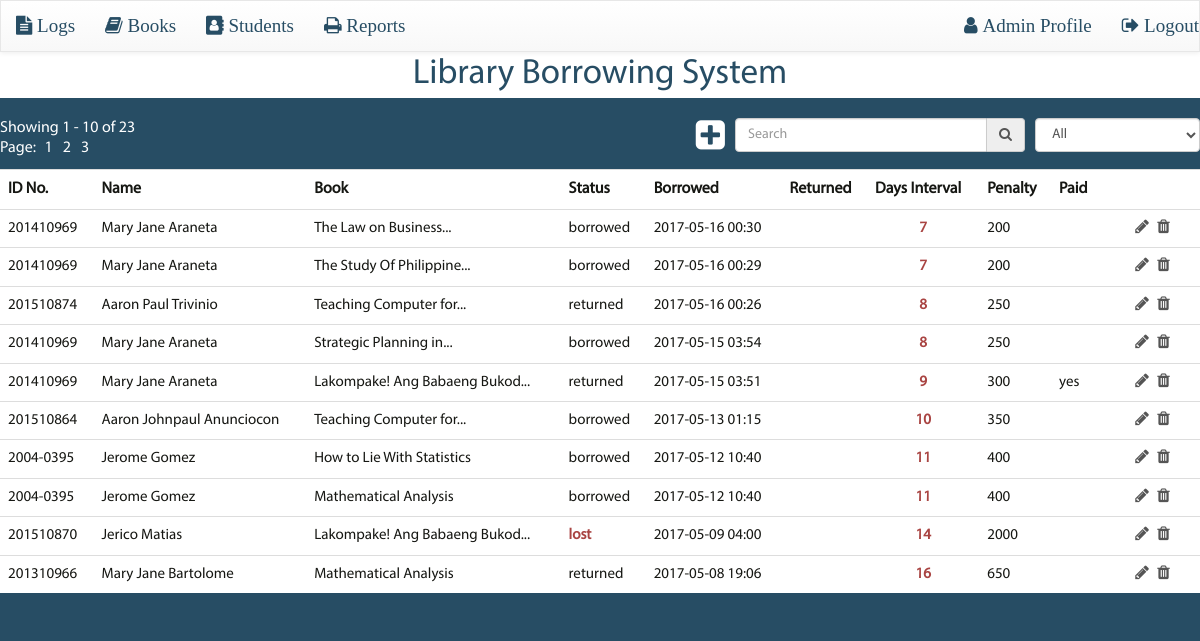
The page / (signed in) on the database its author committed.
### tables this page shows
CREATE TABLE `logs` (
  `log_id` int(6) unsigned NOT NULL AUTO_INCREMENT,
  `book_id` int(6) NOT NULL,
  `student_id` int(6) NOT NULL,
  `borrowed_datetime` datetime DEFAULT NULL,
  `returned_datetime` datetime DEFAULT NULL,
  `status` varchar(50) DEFAULT 'borrowed',
  `paid` varchar(3) DEFAULT NULL,
  PRIMARY KEY (`log_id`)
);

CREATE TABLE `students` (
  `student_id` int(6) unsigned NOT NULL AUTO_INCREMENT,
  `id_no` varchar(20) DEFAULT NULL,
  `fname` varchar(100) NOT NULL,
  `mname` varchar(100) DEFAULT NULL,
  `lname` varchar(100) NOT NULL,
  `course` varchar(50) DEFAULT NULL,
  PRIMARY KEY (`student_id`),
  UNIQUE KEY `unique_id_no` (`id_no`)
);

CREATE TABLE `books` (
  `book_id` int(6) unsigned NOT NULL AUTO_INCREMENT,
  `isbn` varchar(20) DEFAULT NULL,
  `title` varchar(255) NOT NULL,
  `author` varchar(100) DEFAULT NULL,
  `genre` varchar(20) DEFAULT NULL,
  `year` int(4) DEFAULT NULL,
  `price` decimal(10,0) DEFAULT NULL,
  `qty` int(6) unsigned DEFAULT NULL,
  PRIMARY KEY (`book_id`),
  UNIQUE KEY `unique_isbn` (`isbn`)
);

### config.inc.php (called while the page is built, shortened)
<?php
$isSecure = false;
$request_protocol = $isSecure ? 'https' : 'http';
$protocol = $request_protocol.'://';
$server_name = $_SERVER['SERVER_NAME'];
$php_self = $_SERVER['PHP_SELF'];
$dirnamephpself = str_replace('\\','',dirname($php_self));
$site_url = $protocol.$server_name.$dirnamephpself;
$site_url = rtrim($site_url, '/\\');
$title_length_limit = 30;
$ppd = 50;
$pod = 4;
?>

### functions.inc.php (called while the page is built, shortened)
<?php
function verify_session() {
    if (isset($_SESSION['logged_in'])) {
        $user_role = $_SESSION['user_role'];
        if ($user_role == 'admin') {
            $admin = true;
        }
        elseif ($user_role == 'student') {
            $student = true;
        }
    }
    else {
        header('location: login.php');
        die();
    }
}
function format_display_date($log_date) {
    $date_time = $log_date;
    $split_date_time = explode(' ', $date_time);
    $date = $split_date_time[0];
    $time = $split_date_time[1];
    $split_time = explode(':', $time);
    $time_h = $split_time[0];
    $time_m = $split_time[1];
    $formatted_time = $time_h.':'.$time_m;
    $formatted_date_time = $date.' '.$formatted_time;
    return $formatted_date_time;
}
function format_date_ymd($log_date) {
    $date_time = $log_date;
    $split_date_time = explode(' ', $date_time);
    $date = $split_date_time[0];
    return $date;
}
function get_days_interval($borrowed_datetime, $returned_datetime, $status) {
    $start_date = format_date_ymd($borrowed_datetime);
    $start_date = new DateTime($start_date);
    $end_date = date('Y-m-d');
    if ($status == 'returned') {
        $end_date = format_date_ymd($returned_datetime);
    }
    $end_date = new DateTime($end_date);
    $interval = new DateInterval("P1D");
    $dates = new DatePeriod($start_date, $interval, $end_date);
    $days = 0;
    foreach($dates as $date) {
        $days = $days + 1;
    }
    return $days;
}
?>

### includes/index-rows-default.inc.php (the view, shortened to what this page needs)
<?php
foreach($rows_limit_logs as $row):
    $log_id = $row['log_id'];
    $id_no = $row['id_no'];
    $fname = $row['fname'];
    $lname = $row['lname'];
    $name = $fname.' '.$lname;
    $title = $row['title'];
    $price = $row['price'];
    $borrowed_datetime = $row['borrowed_datetime'];
    $returned_datetime = $row['returned_datetime'];
    $status = $row['status'];
    $paid = $row['paid'];
    $days = get_days_interval($borrowed_datetime, $returned_datetime, $status);
    $penalty = ($ppd*$days) - ($ppd*($pod-1));
    if ($status == 'lost') {
        $penalty = $price;
    }
?>
    <tr id="log-id-<?php echo $log_id; ?>" class="log-row">
        <td class="row-col-data"><span class="id-no"><?php echo $id_no; ?></span></td>
        <td><span class="name"><?php echo $name; ?></span></td>
        <td title="<?php echo $title; ?>">
            <span class="title">
                <?php
                if (strlen($title) > $title_length_limit) {
                    $shortened_title = substr($title, 0, strrpos(substr($title, 0, $title_length_limit), ' ')) . '...';
                    echo $shortened_title;
                }
                else {
                    echo $title;
                }
                ?>
            </span>
        </td>
        <td>
            <div class="log-status row-col-data">
                <?php
                if ($status == 'lost') {
                    echo '<span class="text-danger" style="font-weight:bold;">'.$status.'</span>';
                }
                else {
                    echo $status;
                }
                ?>
            </div>
        </td>
        <td>
            <span class="borrowed-datetime row-col-data"><?php echo format_display_date($borrowed_datetime); ?></span>
        </td>
        <td>
        </td>
        <td class="col-days-interval">
            <div class="days-interval row-col-data">
                <?php
                if ($days >= $pod) {
                    echo '<span class="text-danger" style="font-weight: bold;">'.$days.'</span>';
                }
                else {
                    echo $days;
                }
                ?>
            </div>
        </td>
        <td class="col-penalty">
            <?php
            if ($penalty > 0) {
                echo $penalty;
            }
            ?>
        </td>
        <td>
            <span class="paid row-col-data"><?php echo $paid; ?></span>
        </td>
        <td class="action">
            <a class="fa fa-pencil edit-log" href="#"></a>
            <a class="fa fa-trash delete-log" href="#"></a>
        </td>
    </tr>
<?php endforeach; ?>

### index.php (shortened to what this page needs)
<?php
require_once('config.inc.php');
require_once('functions.inc.php');
$pdo = connect();
$offset = 0;
$count = 10;
$search = '';
$status = '';
$overdue = false;
try {
    $query_logs = "SELECT * FROM
                   logs INNER JOIN books ON
                   logs.book_id = books.book_id
                   INNER JOIN students ON
                   logs.student_id = students.student_id
                   WHERE
                   (
                   id_no LIKE :id_no OR
                   title LIKE :title OR
                   fname LIKE :fname OR
                   lname LIKE :lname OR
                   borrowed_datetime LIKE :borrowed_datetime OR
                   returned_datetime like :returned_datetime
                   )
                   AND status LIKE :status
                   ORDER BY
                   borrowed_datetime DESC, returned_datetime DESC, lname ASC, fname ASC, title ASC";
    $logs = $pdo->prepare($query_logs);
    $logs->bindValue(':id_no', "%$search%", PDO::PARAM_STR);
    $logs->bindValue(':title', "%$search%", PDO::PARAM_STR);
    $logs->bindValue(':fname', "%$search%", PDO::PARAM_STR);
    $logs->bindValue(':lname', "%$search%", PDO::PARAM_STR);
    $logs->bindValue(':borrowed_datetime', "%$search%", PDO::PARAM_STR);
    $logs->bindValue(':returned_datetime', "%$search%", PDO::PARAM_STR);
    $logs->bindValue(':status', "%$status%", PDO::PARAM_STR);
    $query_limit_logs = "SELECT * FROM
                         logs INNER JOIN books ON
                         logs.book_id = books.book_id
                         INNER JOIN students ON
                         logs.student_id = students.student_id
                         WHERE
                         (
                         id_no LIKE :id_no OR
                         title LIKE :title OR
                         fname LIKE :fname OR
                         lname LIKE :lname OR
                         borrowed_datetime LIKE :borrowed_datetime OR
                         returned_datetime like :returned_datetime
                         )
                         AND status LIKE :status
                         ORDER BY
                         borrowed_datetime DESC, returned_datetime DESC, lname ASC, fname ASC, title ASC
                         LIMIT :offset, :count";
    $limit_logs = $pdo->prepare($query_limit_logs);
    $limit_logs->bindValue(':id_no', "%$search%", PDO::PARAM_STR);
    $limit_logs->bindValue(':title', "%$search%", PDO::PARAM_STR);
    $limit_logs->bindValue(':fname', "%$search%", PDO::PARAM_STR);
    $limit_logs->bindValue(':lname', "%$search%", PDO::PARAM_STR);
    $limit_logs->bindValue(':borrowed_datetime', "%$search%", PDO::PARAM_STR);
    $limit_logs->bindValue(':returned_datetime', "%$search%", PDO::PARAM_STR);
    $limit_logs->bindValue(':status', "%$status%", PDO::PARAM_STR);
    $limit_logs->bindValue(':offset', $offset, PDO::PARAM_INT);
    $limit_logs->bindValue(':count', $count, PDO::PARAM_INT);
    $logs->execute();
    $num_logs = $logs->rowCount();
    $limit_logs->execute();
    $rows_limit_logs = $limit_logs->fetchAll(PDO::FETCH_ASSOC);
    $total_pages = ceil($num_logs / $count);
}
catch(PDOException $e) {
    echo 'PDOException: '.$e->getMessage();
}
?>
<!DOCTYPE html>
<html lang="en">
<head>
    <?php require_once('styles.inc.php'); ?>
</head>
<body id="page-logs" class="user-role-<?php echo $user_role; ?>">
    <?php include_once('header.inc.php'); ?>
    <div id="container">
        <div class="wrap">
            <div id="table-head-bar">
                <div class="pagination">
                    <?php
                    $low_offset = $offset + 1;
                    $high_offset = $offset + $count;
                    if ($num_logs >= 1) {
                        echo 'Showing '.$low_offset.' - '.$high_offset.' of '.$num_logs.'<br>';
                        echo 'Page: ';
                        for ($i=1; $i<=$total_pages; $i++) {
                            echo '<a href="'.$php_self.'?search='.$search.'&page='.$i.'">'.$i.'</a>';
                        }
                    }
                    ?>
                </div>
                <div id="search-wrap">
                    <a class="fa fa-plus-square add-log" href="add-log.php"></a>
                    <form id="search-form" action="<?php echo $php_self; ?>" method="get">
                        <div class="input-group">
                            <input type="text" class="form-control" id="search" name="search" placeholder="Search" <?php if (isset($_REQUEST['search'])) { echo 'value="'.$search.'"'; } ?>>
                            <div class="input-group-addon"><i class="fa fa-search"></i></div>
                        </div>
                    </form>
                    <select id="filter-status" class="form-control">
                        <option value="" <?php if($status == '') { echo 'selected'; } ?>>All</option>
                    </select>
                </div>
            </div>
            <div id="logs-wrap" class="table-responsive">
                <table id="logs" class="table table-hover">
                    <tr>
                        <th>ID No.</th>
                        <th>Name</th>
                        <th>Book</th>
                        <th>Status</th>
                        <th>Borrowed</th>
                        <th>Returned</th>
                        <th>Days Interval</th>
                        <th>Penalty</th>
                        <th>Paid</th>
                        <th>&nbsp;</th>
                    </tr>
                    <?php
                    if ($overdue) {
                        include('includes/index-rows-overdue.inc.php');
                    }
                    else {
                        include('includes/index-rows-default.inc.php');
                    }
                    ?>
                </table>
            </div>
        </div>
    </div>
</body>
</html>

### styles.inc.php
<link href="<?php echo $site_url; ?>/css/jquery-ui.css" rel="stylesheet">
<link href="<?php echo $site_url; ?>/css/bootstrap.css" rel="stylesheet">
<link href="<?php echo $site_url; ?>/css/bootstrap-theme.css" rel="stylesheet">
<link href="<?php echo $site_url; ?>/css/jquery.datetimepicker.css" rel="stylesheet">
<link href="<?php echo $site_url; ?>/css/font-awesome.css" rel="stylesheet">
<link href="<?php echo $site_url; ?>/css/fonts.css" rel="stylesheet">
<link href="<?php echo $site_url; ?>/css/presets.css?v=0.5.4" rel="stylesheet">
<link href="<?php echo $site_url; ?>/css/style.css?v=0.5.4" rel="stylesheet">
<link href="<?php echo $site_url; ?>/css/media.css?v=0.5.4" rel="stylesheet">
<link href="<?php echo $site_url; ?>/css/print.css?v=0.5.4" rel="stylesheet">

### header.inc.php (shortened to what this page needs)
<div id="header">
    <nav class="navbar navbar-default">
        <div class="navbar-wrap">
            <div id="navbar" class="navbar-collapse collapse">
                <ul class="nav navbar-nav">
                    <?php if ($admin): ?>
                        <li><a class="fa fa-file-text" href="index.php" title="Logs"> Logs </a></li>
                    <?php endif; ?>
                    <?php if ($admin || $student): ?>
                        <li><a class="fa fa-book" href="books.php" title="Books"> Books </a></li>
                    <?php endif; ?>
                    <?php if ($admin): ?>
                        <li><a class="fa fa-address-book" href="students.php" title="Students"> Students</a></li>
                        <li><a class="fa fa-print" href="reports.php" title="Reports"> Reports </a></li>
                    <?php endif; ?>
                </ul>
                <ul class="nav navbar-nav navbar-right">
                    <?php if ($admin): ?>
                        <li><a class="fa fa-user" href="admin-profile.php" title="Admin Profile"> Admin Profile</a></li>
                    <?php elseif ($student): ?>
                        <li><a class="fa fa-user" href="student-profile.php" title="Student Profile"> Student Profile</a></li>
                    <?php endif; ?>
                        <li><a class="fa fa-sign-out" href="logout.php" title="Logout"> Logout</a></li>
                </ul>
            </div>
        </div>
    </nav>
            <div id = "Title-navbar">
                       Library Borrowing System
            </div>
</div>

### css/style.css (style rules this page uses)
html { font-size: 16px; font-size: 62.5%; }
body { font-family: 'Myriad Pro', Arial, Helvetica, sans-serif; font-size: 16px; font-size: 1.6rem; font-weight: 400; line-height: 1.3; background-repeat: no-repeat; background-position: center top; background-size: cover; color: #ffffff; background-color: #274D64; }
#Title-navbar { color:#274D64; text-align:center; padding: 0px; font-size: 35px; font-size: 3.5rem; background-color: #ffffff; font-style: 'Myriad Pro'; margin: 0; }
a { color: #ffffff; }
.wrap { width: 100%; margin: 0 auto; padding: 20px 0; }
.navbar-wrap { width: 100%; margin: 0 auto; }
.wrap:after, .navbar-wrap:after { content: ""; display: table; clear: both; }
#header .navbar { border-radius: 0; margin-bottom: 0; }
#header #navbar { padding: 0; }
#navbar li { font-size: 19spx; font-size: 1.9rem; }
#navbar li a { background-color: initial; font :'Myriad Pro'; color:#274D64; }
#table-head-bar:after { content: ""; display: table; clear: both; }
.pagination { margin: 0; }
.pagination a { display: inline-block; padding: 0 5px; }
#search-wrap:after { content: ""; display: table; clear: both; }
#search-wrap .add-log, #search-wrap .add-book, #search-wrap .add-student, #search-wrap .generate-report { font-size: 34px; display: block; float: left; }
#search-wrap #search-form { float: left; margin-left: 10px; }
#search-wrap .input-group { width: 290px; }
#search-wrap #filter-status { float: left; width: initial; margin-left: 10px; }
.table-responsive { border: none; color:; }
.table { width: 100%; color: #555555; background-color: #ffffff; margin-top: 10px; margin-bottom: 0; }
.table a, .table a:hover { color: #555555; }
.table th, td { padding: 2px 8px; line-height: 1; }
.table th { color: #161713; padding: 4px 8px; font-size: 16px; }
.table td, .table .form-control { color: #161713; font-size: 15.5px; font-size: 1.5rem; }
.col-days-interval { text-align: center; }
.table .action { text-align: center; vertical-align: middle; width: 100px; }
.table .action .fa { margin-left: 5px; font-size: 16px; font-size: 1.6rem; }

### css/media.css (style rules this page uses)
@media (min-width: 768px) { #table-head-bar .pagination { float: left; } }
@media (min-width: 768px) { #table-head-bar #search-wrap { float: right; } }
@media (min-width: 768px) { #table-head-bar input { display: inline-block; } }
@media (min-width: 1200px) { .wrap, .navbar-wrap { max-width: 1200px; } }

### rows shown on the page
logs: student.id_no "201410969", student.lname "Mary Jane Araneta", book.title "The Law on Business...", status "borrowed", borrowed_datetime "2017-05-16 00:30", days "7", penalty "200"
logs: student.id_no "201410969", student.lname "Mary Jane Araneta", book.title "The Study Of Philippine...", status "borrowed", borrowed_datetime "2017-05-16 00:29", days "7", penalty "200"
logs: student.id_no "201510874", student.lname "Aaron Paul Trivinio", book.title "Teaching Computer for...", status "returned", borrowed_datetime "2017-05-16 00:26", days "8", penalty "250"
logs: student.id_no "201410969", student.lname "Mary Jane Araneta", book.title "Strategic Planning in...", status "borrowed", borrowed_datetime "2017-05-15 03:54", days "8", penalty "250"
logs: student.id_no "201410969", student.lname "Mary Jane Araneta", book.title "Lakompake! Ang Babaeng Bukod...", status "returned", borrowed_datetime "2017-05-15 03:51", days "9", penalty "300", paid "yes"
logs: student.id_no "201510864", student.lname "Aaron Johnpaul Anunciocon", book.title "Teaching Computer for...", status "borrowed", borrowed_datetime "2017-05-13 01:15", days "10", penalty "350"
logs: student.id_no "2004-0395", student.lname "Jerome Gomez", book.title "How to Lie With Statistics", status "borrowed", borrowed_datetime "2017-05-12 10:40", days "11", penalty "400"
logs: student.id_no "2004-0395", student.lname "Jerome Gomez", book.title "Mathematical Analysis", status "borrowed", borrowed_datetime "2017-05-12 10:40", days "11", penalty "400"
logs: student.id_no "201510870", student.lname "Jerico Matias", book.title "Lakompake! Ang Babaeng Bukod...", status "lost", borrowed_datetime "2017-05-09 04:00", days "14", book.price "2000"
logs: student.id_no "201310966", student.lname "Mary Jane Bartolome", book.title "Mathematical Analysis", status "returned", borrowed_datetime "2017-05-08 19:06", days "16", penalty "650"

### other values the page prints
$low_offset "1"
$high_offset "10"
$num_logs "23"
